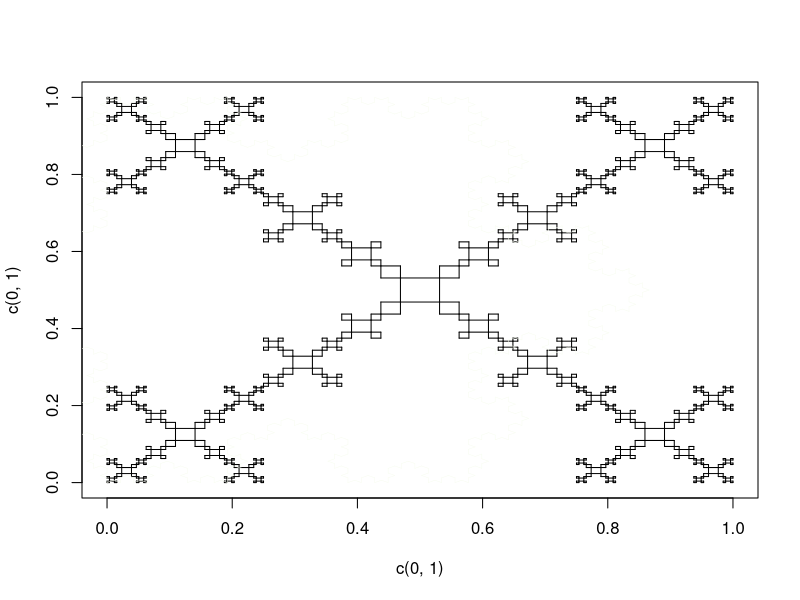
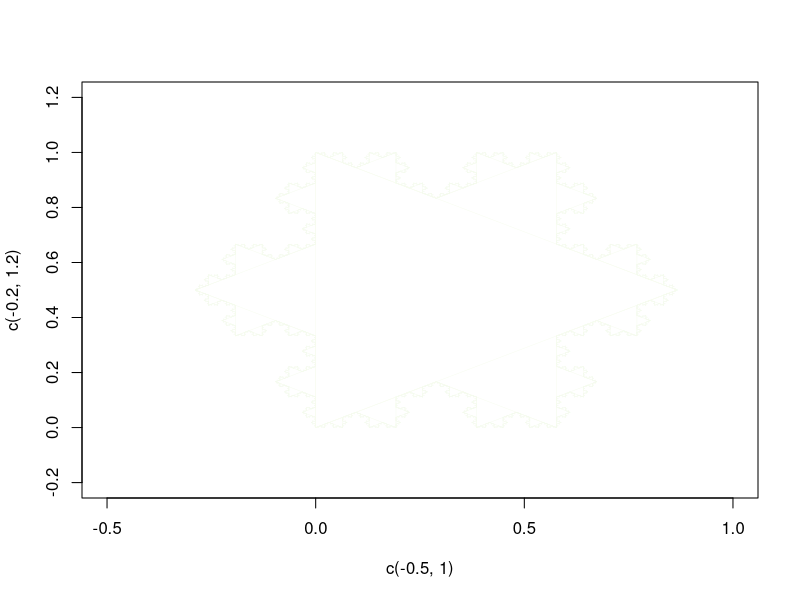
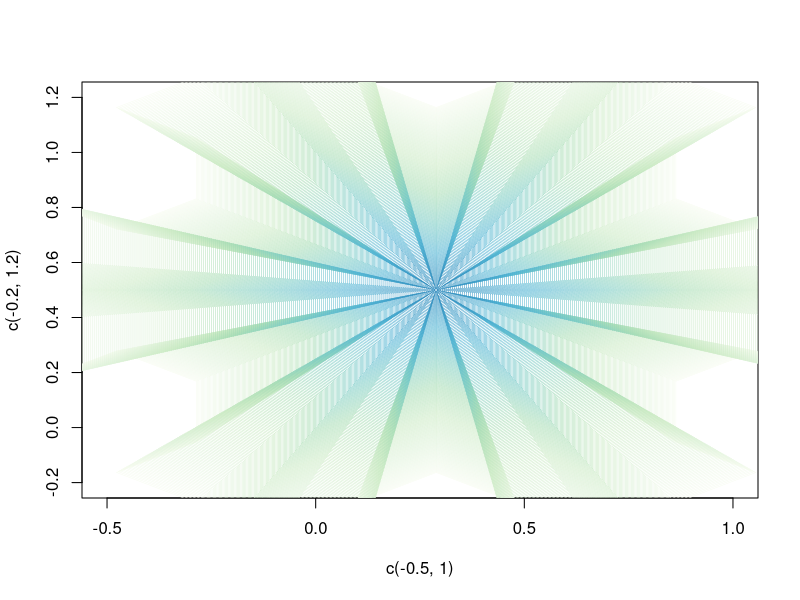
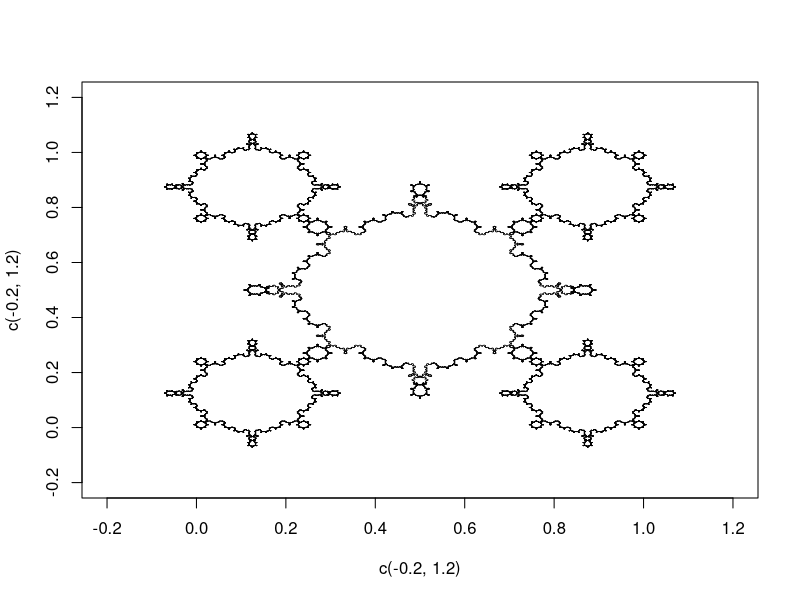
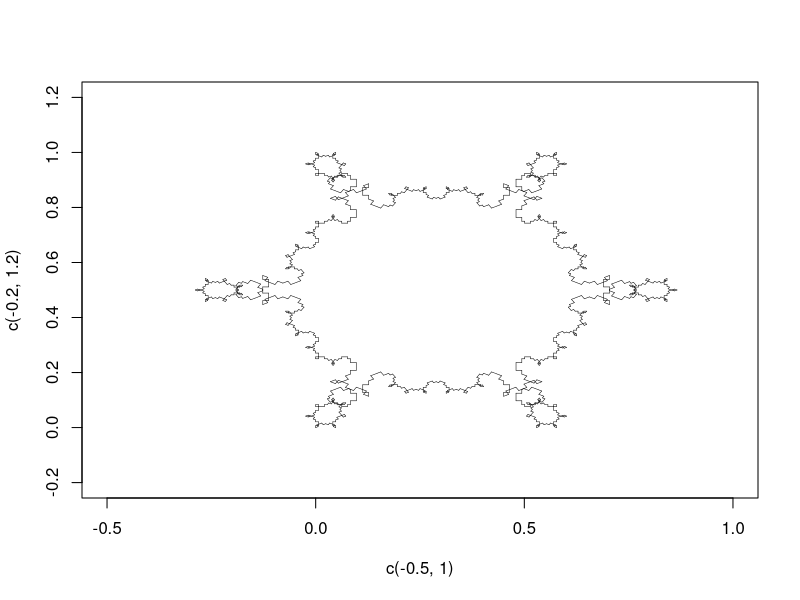
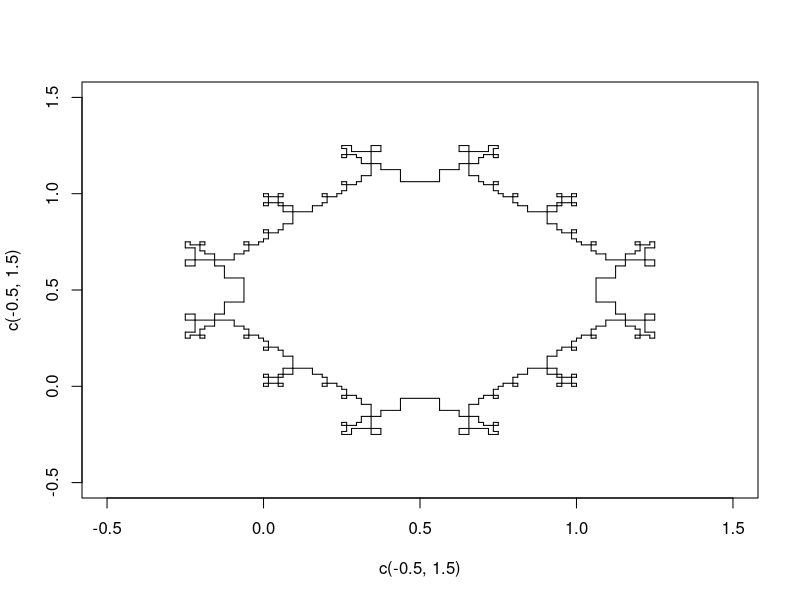
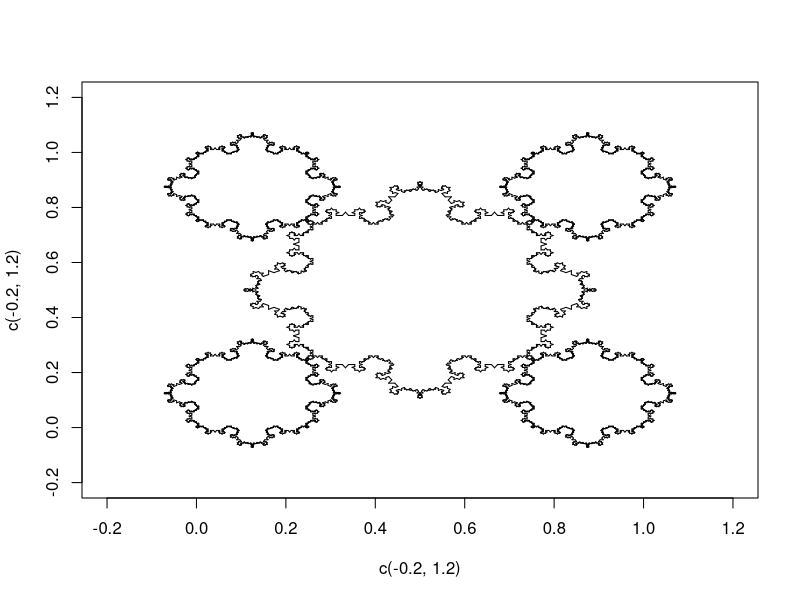
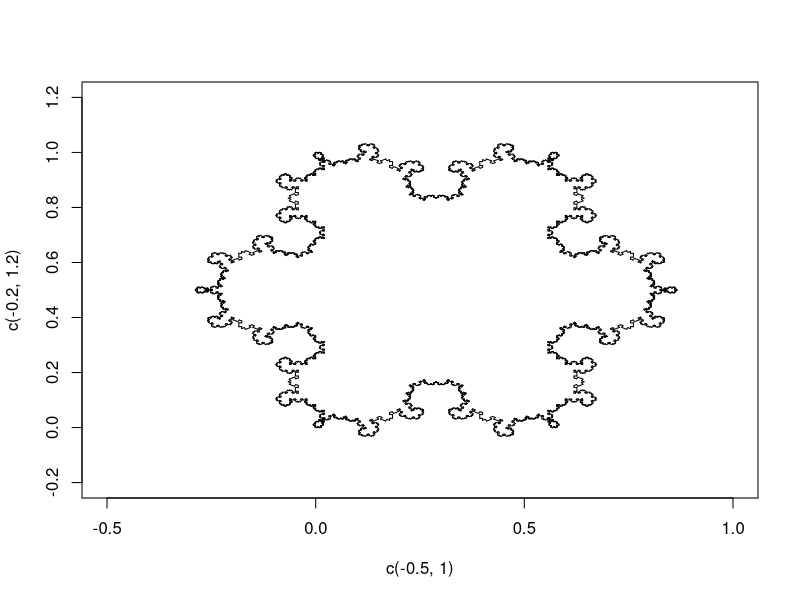

Write R code to recreate these figures, in order. (Note: this script raises an error after producing the figures.)
# Fractals

library(RColorBrewer)

recurs <- function(one,two,h) {
	if (h==0) {
		lines(c(one[1],two[1]),c(one[2],two[2]))
	}
	else {
		vec <- (3*one+two)/4 - one
		recurs(one,one+vec,h-1)
		recurs(one+vec,one+vec+rot%*%vec,h-1)
		recurs(one+vec+rot%*%vec,two-vec+rot%*%vec,h-1)		
		recurs(two-vec+rot%*%vec,two-vec,h-1)
		recurs(two-vec,two,h-1)
	}
}
start <- function(h) {
	recurs(c(0,0),c(0,1),h)
	recurs(c(0,1),c(1,1),h)
	recurs(c(1,1),c(1,0),h)
	recurs(c(1,0),c(0,0),h)
}
rot <- cbind(c(0,-1),c(1,0))
plot(c(0,1),c(0,1),type='n') # Increase size of Quartz window
start(4)				# Adjust argument for different complexity



recurs2 <- function(one,two,h,color) {
	if (h==0) {
		lines(c(one[1],two[1]),c(one[2],two[2]),lwd=.5,col=colorRampPalette(brewer.pal(9,'GnBu'))(256)[color])
	}
	else {
		vec <- (2*one+two)/3 - one
		new <- 0*c(rnorm(1,0,sqrt(vec[1]^2+vec[2]^2)))
		recurs2(one,one+vec,h-1,color)
		recurs2(one+vec,one+vec+rot2%*%vec+new,h-1,color)
		recurs2(one+vec+rot2%*%vec+new,one+2*vec,h-1,color)
		recurs2(one+2*vec,two,h-1,color)
	}
}
start2 <- function(h,add=F,color=1,scale=1) {
	if(add==F) {
		plot(c(-.5,1),c(-.2,1.2),type='n')
	}
	one <- c(0,0)
	two <- c(0,1)
	three <- rot2%*%c(0,-1)+c(0,1)
	cent <- c(1/(2*sqrt(3)),1/2)
	recurs2(cent+scale*(one-cent),cent+scale*(two-cent),h,color)
	recurs2(cent+scale*(two-cent),cent+scale*(three-cent),h,color)
	recurs2(cent+scale*(three-cent),cent+scale*(one-cent),h,color)
}
ang <- pi/3
rot2 <- cbind(c(cos(ang),sin(ang)),c(-sin(ang),cos(ang)))
start2(4,T)				# Adjust argument for different complexity

for (i in 1:5) {
	start2(i,ifelse(i==1,F,T),col=i)
}
start2(0,T)

for (i in 1:199) {
	start2(2,ifelse(i==1,F,T),col=i,scale=2-i/100)
}

recurs12 <- function(one,two,h) {
	if (h==0) {
		lines(c(one[1],two[1]),c(one[2],two[2]))
	}
	else {
		vec <- (3*one+two)/4 - one
		recurs21(one,one+vec,h-1)
		recurs21(one+vec,one+vec+rot%*%vec,h-1)
		recurs21(one+vec+rot%*%vec,two-vec+rot%*%vec,h-1)		
		recurs21(two-vec+rot%*%vec,two-vec,h-1)
		recurs21(two-vec,two,h-1)
	}
}
recurs21 <- function(one,two,h) {
	if (h==0) {
		lines(c(one[1],two[1]),c(one[2],two[2]),lwd=.5)
	}
	else {
		vec <- (2*one+two)/3 - one
		recurs12(one,one+vec,h-1)
		recurs12(one+vec,one+vec+rot2%*%vec,h-1)
		recurs12(one+vec+rot2%*%vec,one+2*vec,h-1)
		recurs12(one+2*vec,two,h-1)
	}
}
start12 <- function(h) {
	plot(c(-.2,1.2),c(-.2,1.2),type='n')
	recurs12(c(0,0),c(0,1),h)
	recurs12(c(0,1),c(1,1),h)
	recurs12(c(1,1),c(1,0),h)
	recurs12(c(1,0),c(0,0),h)
}
start21 <- function(h) {
	plot(c(-.5,1),c(-.2,1.2),type='n')
	recurs21(c(0,0),c(0,1),h)
	recurs21(c(0,1),rot2%*%c(0,-1)+c(0,1),h)
	recurs21(rot2%*%c(0,-1)+c(0,1),c(0,0),h)
}
start12(7)
start21(4)

recurs3 <- function(one,two,h) {
	if (h==0) {
		lines(c(one[1],two[1]),c(one[2],two[2]))
	}
	else {
		vec <- (3*one+two)/4 - one
		recurs(one,one+vec,h-1)
		recurs(one+vec,one+vec+rot3%*%vec,h-1)
		recurs(one+vec+rot3%*%vec,two-vec+rot3%*%vec,h-1)		
		recurs(two-vec+rot3%*%vec,two-vec,h-1)
		recurs(two-vec,two,h-1)
	}
}
start3 <- function(h) {
	plot(c(-.5,1.5),c(-.5,1.5),type='n') 
	recurs3(c(0,0),c(0,1),h)
	recurs3(c(0,1),c(1,1),h)
	recurs3(c(1,1),c(1,0),h)
	recurs3(c(1,0),c(0,0),h)
}
rot3 <- -rot
start3(3)				# Adjust argument for different complexity



recurs123 <- function(one,two,h) {
	if (h==0) {
		lines(c(one[1],two[1]),c(one[2],two[2]))
	}
	else {
		vec <- (3*one+two)/4 - one
		recurs231(one,one+vec,h-1)
		recurs231(one+vec,one+vec+rot%*%vec,h-1)
		recurs231(one+vec+rot%*%vec,two-vec+rot%*%vec,h-1)		
		recurs231(two-vec+rot%*%vec,two-vec,h-1)
		recurs231(two-vec,two,h-1)
	}
}
recurs231 <- function(one,two,h) {
	if (h==0) {
		lines(c(one[1],two[1]),c(one[2],two[2]),lwd=.5)
	}
	else {
		vec <- (2*one+two)/3 - one
		recurs312(one,one+vec,h-1)
		recurs312(one+vec,one+vec+rot2%*%vec,h-1)
		recurs312(one+vec+rot2%*%vec,one+2*vec,h-1)
		recurs312(one+2*vec,two,h-1)
	}
}
recurs312 <- function(one,two,h) {
	if (h==0) {
		lines(c(one[1],two[1]),c(one[2],two[2]))
	}
	else {
		vec <- (3*one+two)/4 - one
		recurs123(one,one+vec,h-1)
		recurs123(one+vec,one+vec+rot3%*%vec,h-1)
		recurs123(one+vec+rot3%*%vec,two-vec+rot3%*%vec,h-1)		
		recurs123(two-vec+rot3%*%vec,two-vec,h-1)
		recurs123(two-vec,two,h-1)
	}
}
start123 <- function(h) {
	plot(c(-.2,1.2),c(-.2,1.2),type='n')
	recurs123(c(0,0),c(0,1),h)
	recurs123(c(0,1),c(1,1),h)
	recurs123(c(1,1),c(1,0),h)
	recurs123(c(1,0),c(0,0),h)
}
start231 <- function(h) {
	plot(c(-.5,1),c(-.2,1.2),type='n')
	recurs231(c(0,0),c(0,1),h)
	recurs231(c(0,1),rot2%*%c(0,-1)+c(0,1),h)
	recurs231(rot2%*%c(0,-1)+c(0,1),c(0,0),h)
}
start312 <- function(h) {
	plot(c(-.5,1.5),c(-.5,1.5),type='n') 
	recurs312(c(0,0),c(0,1),h)
	recurs312(c(0,1),c(1,1),h)
	recurs312(c(1,1),c(1,0),h)
	recurs312(c(1,0),c(0,0),h)
}
start123(5)
start231(5)
start312(6)


f1 <- function (ord,one,two,h) {
	if (h==0) {
		lines(c(one[1],two[1]),c(one[2],two[2]))
	}
	else {
		func <- fn[[1]]
		print(func)
		vec <- (3*one+two)/4 - one
		print(h)
		func(c(ord[-1],ord[1]),one,one+vec,h-1)
		func(c(ord[-1],ord[1]),one+vec,one+vec+c(-vec[2],vec[1]),h-1)
		func(c(ord[-1],ord[1]),one+vec+c(-vec[2],vec[1]),two-vec+c(-vec[2],vec[1]),h-1)		
		func(c(ord[-1],ord[1]),two-vec+c(-vec[2],vec[1]),two-vec,h-1)
		func(c(ord[-1],ord[1]),two-vec,two,h-1)
	}
}

# Could try matrices instead of different functions, then call same function

order <- c(1)
fn <- c(f1)
start <- function (ord,startx,starty,endx,endy,h) {
	plot(c(-1,1),c(0,1),type='n')
	for (i in 1:length(startx)) {
		as.function(fn[[1]])(c(ord[-1],ord[1]),c(startx[i],starty[i]),c(endx[i],endy[i]),h)
	}
}
start(1,0,0,0,1,1)
mode(as.function(fn[1]))
as.function(fn[[1]])
f1(1,c(0,0),c(0,1),2)








